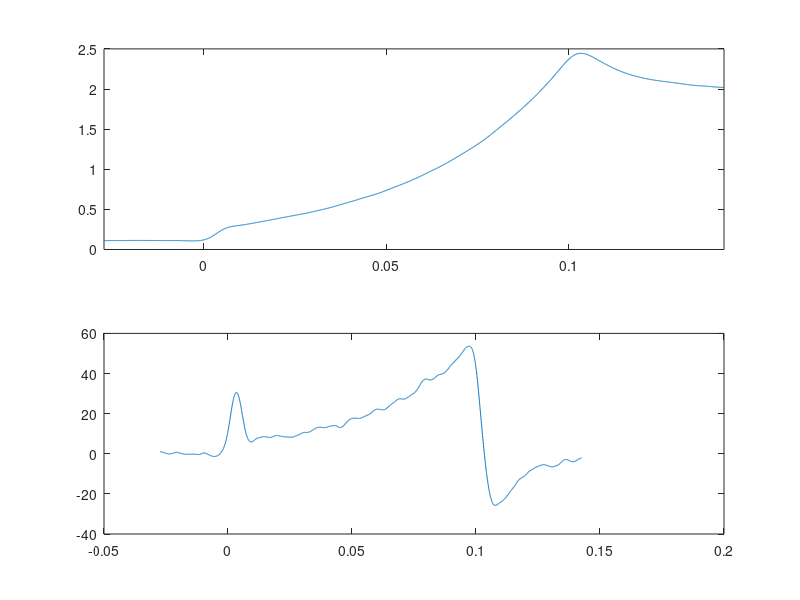

MATLAB code to generate this figure: (Note: this script raises an error after producing the figure.)
% setup
clc; clear; close all

load('sampledata.mat')

%%
% data parameters
t = sampledata.t;
dt = diff(t(1:2));

% neuron model
C = 1; % capacitance
R = 2500; % resistance
V_depol = 60; % depolarization voltage
V_hyperpol = -75; % hyperpolarization voltage
spikethr = -50; % spike threshold potential
V_rest = -65; % resting potential
Vm = zeros(size(t));
Vm(1) = V_rest;

dV = @(I, V) (1/C)*(I - (V - V_rest)/R); % differential eq for Vmembrane

% stimulus parameters
kexc = 400; % receptor current scaling factor 
Irec = kexc*sampledata.dF; % receptor current
It = Irec; % total current into the neuron

figure('Position', [0 500 500 500])
subplot(211)
plot(t, sampledata.F)
xlim([min(t) max(t)])
ax = gca;
subplot(212)
plot(t, sampledata.dF)
xlim(ax.XAxis.Limits)
xlabel('time')

if kexc == 200
    print(['/Users/jacobstephens/Documents/FPfig1A'], '-depsc2')
end
% stimulus noise
knoise = 1;


for  ii = 2:numel(t)
    if Vm(ii - 1) >= spikethr && Vm(ii - 1) < V_depol
        Vm(ii) = V_depol;
    elseif Vm(ii - 1) >= V_depol
        Vm(ii) = V_hyperpol;
    else
        Vm(ii) = Vm(ii - 1) + dV(It(ii), Vm(ii))*dt;
    end
end

spiketimes = t(Vm == V_depol);
ifr = [1./(spiketimes(2:end)-spiketimes(1:end-1)); 0];

figure('Position', [500 500 500 500])
subplot(211)
plot(t, Vm)
xlim(ax.XAxis.Limits)
subplot(212)
plot(spiketimes, ifr, '.k')
xlim(ax.XAxis.Limits)

if kexc == 200
    print(['/Users/jacobstephens/Documents/FPfig1B'], '-depsc2')
end

recstr = sprintf('%g', kexc);
filename = ['spikeTrain_kRec' recstr '_Noise' num2str(knoise)];
save(filename, 't', 'Vm', 'spiketimes', 'ifr', 'Irec', 'It')